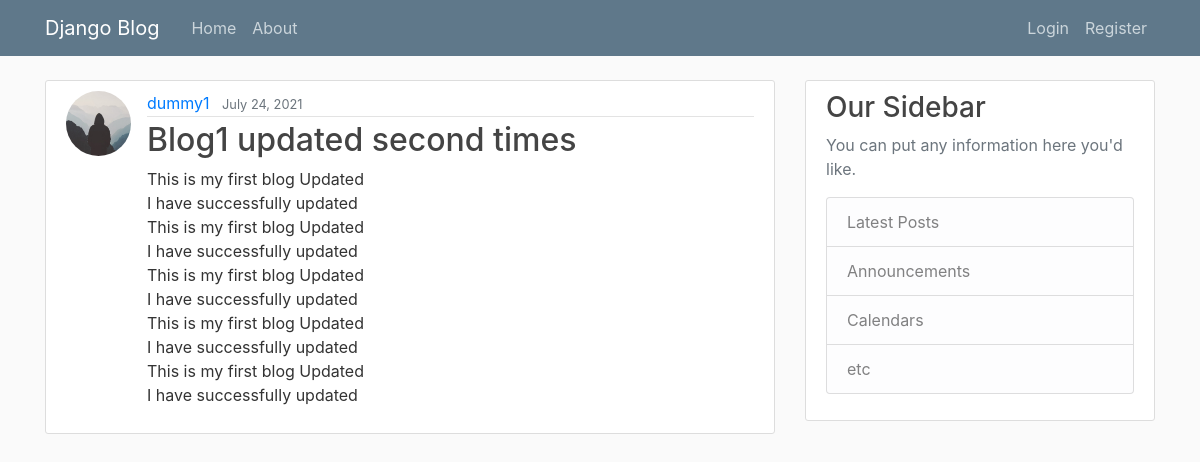
The app's page /post/1/ with its own data.
### blog/models.py (models this page shows, shortened)
class Post(models.Model):
    title = models.CharField(max_length=100)
    content = models.TextField()
    date_posted = models.DateTimeField(default=timezone.now)
    author = models.ForeignKey(User, on_delete=models.CASCADE)

### users/models.py (models this page shows, shortened)
class Profile(models.Model):
    user = models.OneToOneField(User, on_delete=models.CASCADE)
    image = models.ImageField(default='default.jpg', upload_to='profile_pics')

### blog/views.py (the view)
# urls.py: path('post/<int:pk>/', PostDetailView.as_view(), name='post-detail'),
class PostDetailView(DetailView):
    model = Post

### blog/templates/blog/post_detail.html (shortened to what this page needs)
{% extends "blog/base.html"%}
{% block content%}
<article class="media content-section">
    <img class="rounded-circle article-img" src="{{ object.author.profile.image.url }}" alt="">
    <div class="media-body">
        <div class="article-metadata">
            <a class="mr-2" href="#">{{ object.author }}</a>
            <small class="text-muted">{{ object.date_posted|date:"F d, Y"}}</small>
        </div>
        <h2 class="article-title">{{ object.title }}</h2>
        <p class="article-content">{{ object.content }}</p>
    </div>
</article>
{% endblock content %}

### blog/templates/blog/base.html (shortened to what this page needs)
{% load static %}
<!DOCTYPE html>
<html>
<head>
    <link rel="stylesheet" href="https://maxcdn.bootstrapcdn.com/bootstrap/4.0.0/css/bootstrap.min.css"
>
    <link rel="stylesheet" type="text/css" href="{% static 'blog/main.css' %}">
</head>
<body>
    <header class="site-header">
        <nav class="navbar navbar-expand-md navbar-dark bg-steel fixed-top">
            <div class="container">
                <a class="navbar-brand mr-4" href="{% url 'blog-home' %}">Django Blog</a>
                <div class="collapse navbar-collapse" id="navbarToggle">
                    <div class="navbar-nav mr-auto">
                        <a class="nav-item nav-link" href="{% url 'blog-home' %}">Home</a>
                        <a class="nav-item nav-link" href="{% url 'blog-about' %}">About</a>
                    </div>
                    <div class="navbar-nav">
                        {%if user.is_authenticated%}
                        <a class="nav-item nav-link" href="{% url 'post-create' %}">New Post</a>
                        <a class="nav-item nav-link" href="{% url 'profile' %}">Profile</a>
                        <a class="nav-item nav-link" href="{% url 'logout' %}">Logout</a>
                        {% else %}
                        <a class="nav-item nav-link" href="{% url 'login' %}">Login</a>
                        <a class="nav-item nav-link" href="{% url 'register' %}">Register</a>
                        {%endif%}
                    </div>
                </div>
            </div>
        </nav>
    </header>
    <main role="main" class="container">
        <div class="row">
            <div class="col-md-8">
                {% block content %}{% endblock %}
            </div>
            <div class="col-md-4">
                <div class="content-section">
                    <h3>Our Sidebar</h3>
                    <p class='text-muted'>You can put any information here you'd like.
                    <ul class="list-group">
                        <li class="list-group-item list-group-item-light">Latest Posts</li>
                        <li class="list-group-item list-group-item-light">Announcements</li>
                        <li class="list-group-item list-group-item-light">Calendars</li>
                        <li class="list-group-item list-group-item-light">etc</li>
                    </ul>
                    </p>
                </div>
            </div>
        </div>
    </main>
</body>
</html>

### blog/static/blog/main.css (style rules this page uses)
body { background: #fafafa; color: #333333; margin-top: 5rem; }
h1, h2, h3, h4, h5, h6 { color: #444444; }
ul { margin: 0; }
.bg-steel { background-color: #5f788a; }
.site-header .navbar-nav .nav-link { color: #cbd5db; }
.content-section { background: #ffffff; padding: 10px 20px; border: 1px solid #dddddd; border-radius: 3px; margin-bottom: 20px; }
.article-title { color: #444444; }
.article-content { white-space: pre-line; }
.article-img { height: 65px; width: 65px; margin-right: 16px; }
.article-metadata { padding-bottom: 1px; margin-bottom: 4px; border-bottom: 1px solid #e3e3e3 }

### records on screen
Post: author.profile.image (placeholder picture), author "dummy1", date_posted "July 24, 2021", title "Blog1 updated second times", content "This is my first blog Updated I have successfully updated This is my first blog Updated I have successfully updated This is my first blog Updated I have successfully updated This is my first blog Updated I have successfully updated This is my first blog Updated I have successfully updated"
